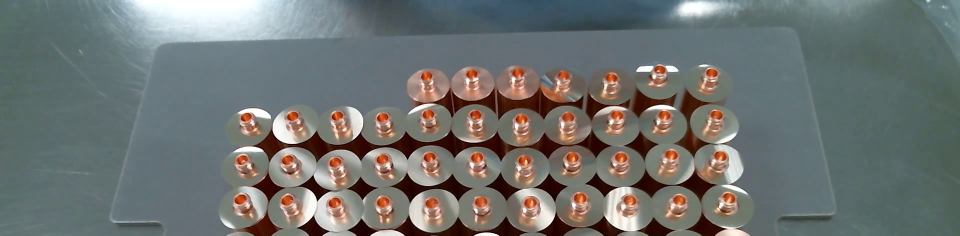
#> input picture samples/iterative_training/pins/rough_dataset/data/f_8435_562333.33_562.33__crop.jpg, 1920 x 471 px (shown at 1/2 size)
$ python -i tracker.py   (imports and definitions only)
#> lines starting #> are read from the running program, lines starting #| are printed output that depends on the picture
import numpy as np
import cv2
import kcf_dsst_tracker.fhog as fhog

import sys
PY3 = sys.version_info >= (3,)

if PY3:
    xrange = range


# ffttools
# 离散傅里叶变换、逆变换
# [12 lines left out: function fftd, not called in this run]

# 实部图像
def real(img):
    return img[:, :, 0]

# 虚部图像
def imag(img):
    return img[:, :, 1]

# 两个复数，它们的积 (a+bi)(c+di)=(ac-bd)+(ad+bc)i
# [34 lines left out: functions complexMultiplication, complexDivision, complexDivisionReal, rearrange, not called in this run]


# recttools
# rect = {x, y, w, h}
# x 右边界
def x2(rect):
    return rect[0] + rect[2]

# y 下边界
def y2(rect):
    return rect[1] + rect[3]

# 限宽、高
def limit(rect, limit):
    if rect[0] + rect[2] > limit[0] + limit[2]:
        rect[2] = limit[0] + limit[2] - rect[0]
    if rect[1] + rect[3] > limit[1] + limit[3]:
        rect[3] = limit[1] + limit[3] - rect[1]
    if rect[0] < limit[0]:
        rect[2] -= (limit[0] - rect[0])
        rect[0] = limit[0]
    if rect[1] < limit[1]:
        rect[3] -= (limit[1] - rect[1])
        rect[1] = limit[1]
    if rect[2] < 0:
        rect[2] = 0
    if rect[3] < 0:
        rect[3] = 0
    return rect

# 取超出来的边界
# [8 lines left out: function getBorder, not called in this run]

# 经常需要空域或频域的滤波处理，在进入真正的处理程序前，需要考虑图像边界情况。
# 通常的处理方法是为图像增加一定的边缘，以适应 卷积核 在原图像边界的操作。
def subwindow(img, window, borderType=cv2.BORDER_CONSTANT):
    cutWindow = [x for x in window]
    limit(cutWindow, [0, 0, img.shape[1], img.shape[0]])  # modify cutWindow
    assert (cutWindow[2] > 0 and cutWindow[3] > 0)
    border = getBorder(window, cutWindow)
    res = img[cutWindow[1]:cutWindow[1] + cutWindow[3], cutWindow[0]:cutWindow[0] + cutWindow[2]]

    if (border != [0, 0, 0, 0]):
        res = cv2.copyMakeBorder(res, border[1], border[3], border[0], border[2], borderType)
    return res

# [19 lines left out: functions cutOutsize, extractImage, not called in this run]


# KCF tracker
class KCFTracker:
    def __init__(self, hog=False, fixed_window=True, multi_scale=False):
        self.lambdar = 0.0001 # regularization; 正则化
        self.padding = 2.5 # extra area surrounding the target; 目标扩展出来的区域
        self.output_sigma_factor = 0.125 # bandwidth of gaussian target; 高斯目标的带宽

        self._multiscale = multi_scale
        if multi_scale:
            self.template_size = 96 # 模板大小，在计算_tmpl_sz时，较大边长被归一成96，而较小边长按比例缩小

            self.scale_padding = 1.0
            self.scale_step = 1.05 # default: 1.02，多尺度估计的时候的尺度步长
            self.scale_sigma_factor = 0.25
            self.n_scales = 33 # default: 33，尺度估计器样本数
            self.scale_lr = 0.025
            self.scale_max_area = 512
            self.scale_lambda = 0.01

            if hog == False:
                print('HOG feature is forced to turn on.')

        elif fixed_window:
            self.template_size = 96
            self.scale_step = 1
        else:
            self.template_size = 1
            self.scale_step = 1

        self._hogfeatures = True if hog or multi_scale else False
        if self._hogfeatures: # HOG feature
            # VOT
            self.interp_factor = 0.012 # linear interpolation factor for adaptation; 自适应的线性插值因子
            self.sigma = 0.6 # gaussian kernel bandwidth; 高斯卷积核带宽
            # TPAMI   #interp_factor = 0.02   #sigma = 0.5
            self.cell_size = 4 # HOG cell size; HOG元胞数组尺寸

            print('Numba Compiler initializing, wait for a while.')

        else: # raw gray-scale image # aka CSK tracker
            self.interp_factor = 0.075
            self.sigma = 0.2
            self.cell_size = 1
            self._hogfeatures = False

        self._tmpl_sz = [0, 0]
        self._roi = [0., 0., 0., 0.]
        self.size_patch = [0, 0, 0]
        self._scale = 1.
        self._alphaf = None # numpy.ndarray (size_patch[0], size_patch[1], 2)
        self._prob = None # numpy.ndarray (size_patch[0], size_patch[1], 2)
        self._tmpl = None # numpy.ndarray raw: (size_patch[0], size_patch[1]) hog: (size_patch[2], size_patch[0]*size_patch[1])
        self.hann = None # numpy.ndarray raw: (size_patch[0], size_patch[1]) hog: (size_patch[2], size_patch[0]*size_patch[1])

        # Scale properties
        self.currentScaleFactor = 1
        self.base_width = 0 # initial ROI widt
        self.base_height = 0 # initial ROI height
        self.scaleFactors = None # all scale changing rate, from larger to smaller with 1 to be the middle
        self.scale_model_width = 0 # the model width for scaling
        self.scale_model_height = 0 # the model height for scaling
        self.min_scale_factor = 0. # min scaling rate
        self.max_scale_factor = 0. # max scaling rate

        # self._num = None
        # self._den = None

        self.sf_den = None
        self.sf_num = None

        self.s_hann = None
        self.ysf = None


    #################
    ### 位置估计器 ###
    #################

    # 计算一维亚像素峰值
    def subPixelPeak(self, left, center, right):
        divisor = 2 * center - right - left  # float
        return (0 if abs(divisor) < 1e-3 else 0.5 * (right - left) / divisor)

    # 初始化hanning窗口，函数只在第一帧被执行
    # 目的是采样时为不同的样本分配不同的权重，0.5*0.5 是用汉宁窗归一化[0,1]，得到矩阵的值就是每样样本的权重
    # [74 lines left out: functions createHanningMats, createGaussianPeak, gaussianCorrelation, init, not called in this run]

    # 从图像得到子窗口，通过赋值填充并检测特征
    def getFeatures(self, image, inithann, scale_adjust=1.):
        extracted_roi = [0, 0, 0, 0]
        cx = self._roi[0] + self._roi[2] / 2
        cy = self._roi[1] + self._roi[3] / 2

        if inithann:
            padded_w = self._roi[2] * self.padding
            padded_h = self._roi[3] * self.padding

            if self.template_size > 1:
                # 把最大的边缩小到96，_scale是缩小比例
                # _tmpl_sz是滤波模板的大小也是裁剪下的PATCH大小
                if padded_w >= padded_h:
                    self._scale = padded_w / float(self.template_size)
                else:
                    self._scale = padded_h / float(self.template_size)
                self._tmpl_sz[0] = int(padded_w / self._scale)
                self._tmpl_sz[1] = int(padded_h / self._scale)
            else:
                self._tmpl_sz[0] = int(padded_w)
                self._tmpl_sz[1] = int(padded_h)
                self._scale = 1.

            if self._hogfeatures:
                self._tmpl_sz[0] = int(self._tmpl_sz[0]) // (2 * self.cell_size) * 2 * self.cell_size + 2 * self.cell_size
                self._tmpl_sz[1] = int(self._tmpl_sz[1]) // (2 * self.cell_size) * 2 * self.cell_size + 2 * self.cell_size
            else:
                self._tmpl_sz[0] = int(self._tmpl_sz[0]) // 2 * 2
                self._tmpl_sz[1] = int(self._tmpl_sz[1]) // 2 * 2

        # 选取从原图中扣下的图片位置大小
        extracted_roi[2] = int(scale_adjust * self._scale * self._tmpl_sz[0] * self.currentScaleFactor)
        extracted_roi[3] = int(scale_adjust * self._scale * self._tmpl_sz[1] * self.currentScaleFactor)

        extracted_roi[0] = int(cx - extracted_roi[2] / 2)
        extracted_roi[1] = int(cy - extracted_roi[3] / 2)

        # z是当前帧被裁剪下的搜索区域
        z = subwindow(image, extracted_roi, cv2.BORDER_REPLICATE)
        if z.shape[1] != self._tmpl_sz[0] or z.shape[0] != self._tmpl_sz[1]: # 缩小到96
            z = cv2.resize(z, tuple(self._tmpl_sz))

        if self._hogfeatures:
            mapp = {'sizeX': 0, 'sizeY': 0, 'numFeatures': 0, 'map': 0}
            mapp = fhog.getFeatureMaps(z, self.cell_size, mapp)
            mapp = fhog.normalizeAndTruncate(mapp, 0.2)
            mapp = fhog.PCAFeatureMaps(mapp)
            # size_patch为列表，保存裁剪下来的特征图的【长，宽，通道】
            self.size_patch = list(map(int, [mapp['sizeY'], mapp['sizeX'], mapp['numFeatures']]))
            FeaturesMap = mapp['map'].reshape((self.size_patch[0] * self.size_patch[1], self.size_patch[2])).T # (size_patch[2], size_patch[0]*size_patch[1])

        else: # 将RGB图变为单通道灰度图
            if z.ndim == 3 and z.shape[2] == 3:
                FeaturesMap = cv2.cvtColor(z, cv2.COLOR_BGR2GRAY)
            elif z.ndim == 2:
                FeaturesMap = z

            # 从此FeatureMap从-0.5到0.5
            FeaturesMap = FeaturesMap.astype(np.float32) / 255.0 - 0.5
            # size_patch为列表，保存裁剪下来的特征图的【长，宽，1】
            self.size_patch = [z.shape[0], z.shape[1], 1]

        if inithann:
            self.createHanningMats()

        FeaturesMap = self.hann * FeaturesMap # 加汉宁（余弦）窗减少频谱泄露
        return FeaturesMap

    # 使用当前图像的检测结果进行训练
    # x是当前帧当前尺度下的特征， train_interp_factor是interp_factor
    # [35 lines left out: functions train, detect, not called in this run]

    # 基于当前帧更新目标位置
    def update(self, image):
        # 修正边界
        if self._roi[0] + self._roi[2] <= 0:  self._roi[0] = -self._roi[2] + 1
        if self._roi[1] + self._roi[3] <= 0:  self._roi[1] = -self._roi[3] + 1
        if self._roi[0] >= image.shape[1] - 1:  self._roi[0] = image.shape[1] - 2
        if self._roi[1] >= image.shape[0] - 1:  self._roi[1] = image.shape[0] - 2

        # 跟踪框、尺度框中心
        cx = self._roi[0] + self._roi[2] / 2.
        cy = self._roi[1] + self._roi[3] / 2.

        # 尺度不变时检测峰值结果
        loc, peak_value = self.detect(self._tmpl, self.getFeatures(image, 0, 1.0))

        # 因为返回的只有中心坐标，使用尺度和中心坐标调整目标框
        # loc是中心相对移动量
        self._roi[0] = cx - self._roi[2] / 2.0 + loc[0] * self.cell_size * self._scale * self.currentScaleFactor
        self._roi[1] = cy - self._roi[3] / 2.0 + loc[1] * self.cell_size * self._scale * self.currentScaleFactor

        # 使用尺度估计
        if self._multiscale:
            if self._roi[0] >= image.shape[1] - 1:  self._roi[0] = image.shape[1] - 1
            if self._roi[1] >= image.shape[0] - 1:  self._roi[1] = image.shape[0] - 1
            if self._roi[0] + self._roi[2] <= 0:  self._roi[0] = -self._roi[2] + 2
            if self._roi[1] + self._roi[3] <= 0:  self._roi[1] = -self._roi[3] + 2

            # 更新尺度
            scale_pi = self.detect_scale(image)
            self.currentScaleFactor = self.currentScaleFactor * self.scaleFactors[scale_pi[0]]
            if self.currentScaleFactor < self.min_scale_factor:
                self.currentScaleFactor = self.min_scale_factor
            # elif self.currentScaleFactor > self.max_scale_factor:
            #     self.currentScaleFactor = self.max_scale_factor

            self.train_scale(image)

        if self._roi[0] >= image.shape[1] - 1:  self._roi[0] = image.shape[1] - 1
        if self._roi[1] >= image.shape[0] - 1:  self._roi[1] = image.shape[0] - 1
        if self._roi[0] + self._roi[2] <= 0:  self._roi[0] = -self._roi[2] + 2
        if self._roi[1] + self._roi[3] <= 0:  self._roi[1] = -self._roi[3] + 2
        assert (self._roi[2] > 0 and self._roi[3] > 0)

        # 使用当前的检测框来训练样本参数
        x = self.getFeatures(image, 0, 1.0)
        self.train(x, self.interp_factor)

        return self._roi


    #################
    ### 尺度估计器 ###
    #################

    # [128 lines left out: functions computeYsf, createHanningMatsForScale, dsstInit, get_scale_sample, train_scale, detect_scale and 1 more, not called in this run]

>>> import cv2
>>> picture = cv2.imread('../../../../pins/rough_dataset/data/f_8435_562333.33_562.33__crop.jpg', cv2.IMREAD_GRAYSCALE)
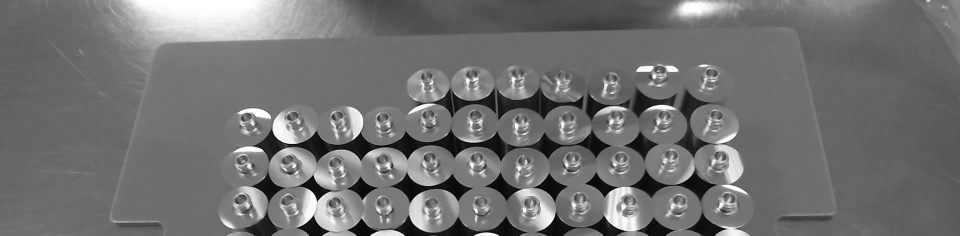
#> picture: shape (471, 1920) (shown at 1/2 size); min 1, max 255, mean 113.3
>>> result = KCFTracker().update(picture)
#> (the run stopped early here; a loop or call above may not have finished)

$ run again, on samples/iterative_training/pins/rough_dataset/data/f_8435_562333.33_562.33__filled.jpg
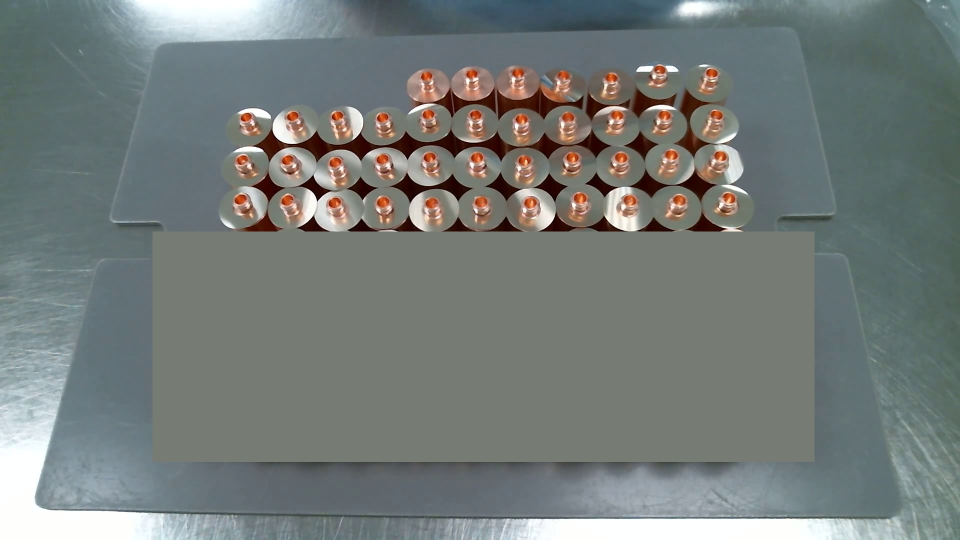
#> input picture samples/iterative_training/pins/rough_dataset/data/f_8435_562333.33_562.33__filled.jpg, 1920 x 1080 px (shown at 1/2 size)
#> `picture = cv2.imread('../../../../pins/rough_dataset/data/f_8435_56233..`:
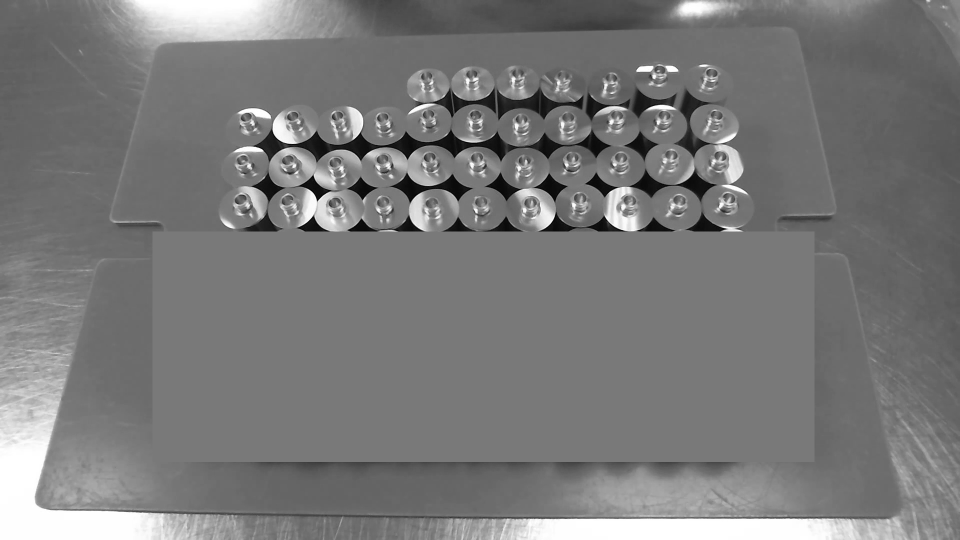
#> picture: shape (1080, 1920) (shown at 1/2 size); min 1, max 255, mean 121.6
